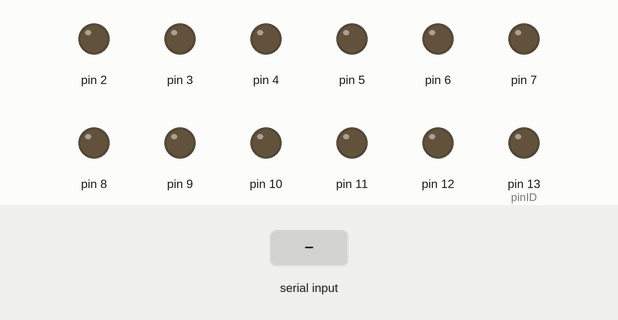
Recording of a sketch running on a simulated Arduino Uno, built with avr-gcc and run on an emulated ATmega328P. Shown: output pins drawn as LEDs (lit = HIGH). The test bench sets the inputs (shaded band). What the sketch prints to the serial monitor is not drawn.

Above: at 3.3 s.
3.4 s: "90,45\n" received over Serial
At 4.5 s:
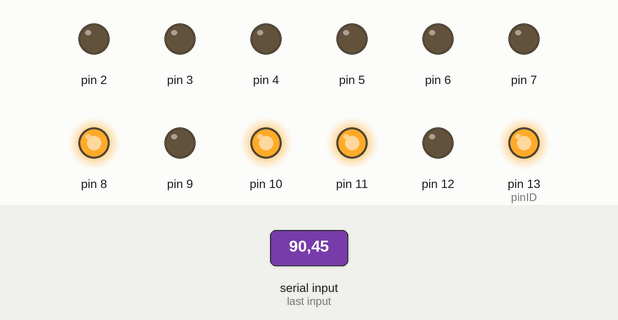
4.9 s: "30,150\n" received over Serial
At 5.6 s:
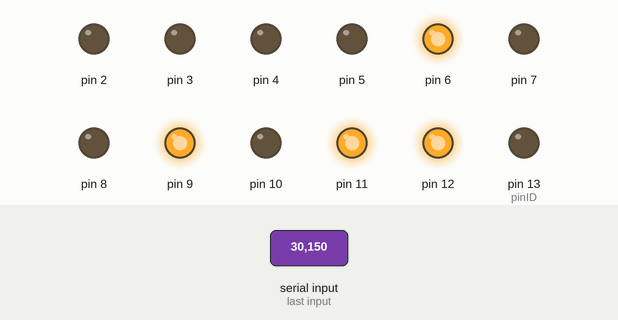
6.4 s: "5\n" received over Serial
At 7.6 s:
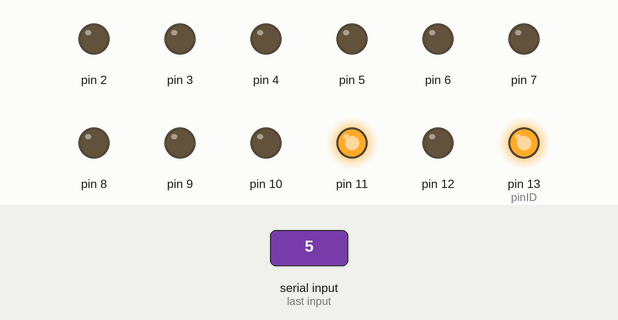
7.9 s: "200\n" received over Serial
At 9.0 s:
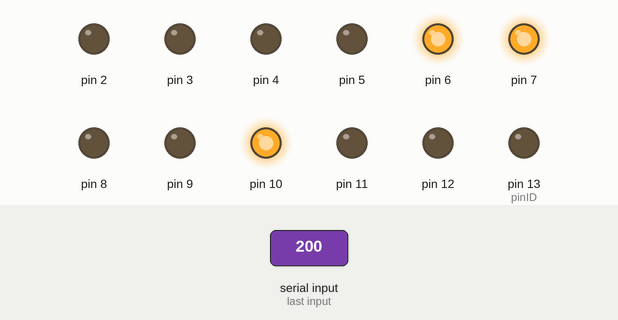
9.4 s: "90\n" received over Serial
At 10.1 s:
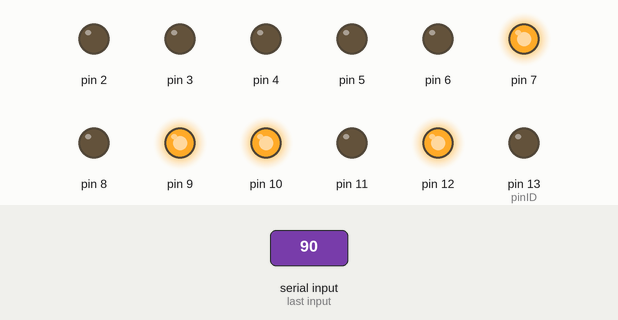
Timing chart, 0 to 11.9 s (numbered marks = the images above; inputs shaded):
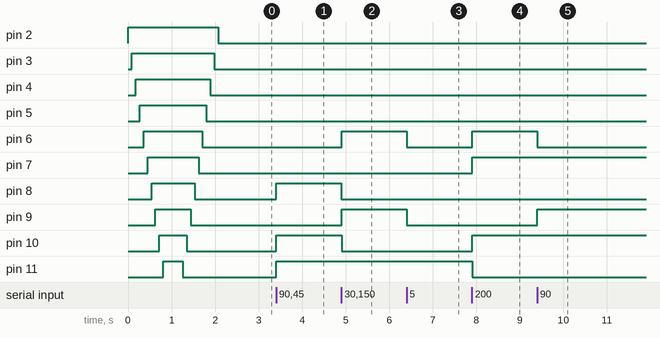

Measured:
- after the input at 3.4 s, pin 8, pin 10, pin 11, pin 13 (pinID): LOW → HIGH at once
- after the input at 4.9 s, pin 6, pin 9, pin 12: LOW → HIGH at once; pin 8, pin 10, pin 13 (pinID): HIGH → LOW at once
- after the input at 6.4 s, pin 6, pin 9, pin 12: HIGH → LOW at once; pin 13 (pinID): LOW → HIGH at once
- after the input at 7.9 s, pin 6, pin 7, pin 10: LOW → HIGH at once; pin 11, pin 13 (pinID): HIGH → LOW at once
- after the input at 9.4 s, pin 6: HIGH → LOW at once; pin 9, pin 12: LOW → HIGH at once

The sketch:

Andreichev.ino
```cpp
int pinID=0;
void setup() {
   Serial.begin(9600);
   for(int i=2;i<=13;i++){
      pinMode(i, OUTPUT);
   }
  for(int i=2;i<=13;i++){
       digitalWrite(i,HIGH);
       delay(90);
  }
  for(int i=13;i>=2;i--){
       digitalWrite(i,0);
       delay(90);
  }
}
void loop() {
  int number = Serial.parseInt();
  int index;
  if(number>0 && number <=4095){
      pinID = 13;
      for(int i=2;i<=13;++i)
        digitalWrite(i,0);
      while(number){
        index = number%2;
        digitalWrite(pinID,index);
        number/=2;
        Serial.print(index);
        pinID--;
      }
  }
}
```
